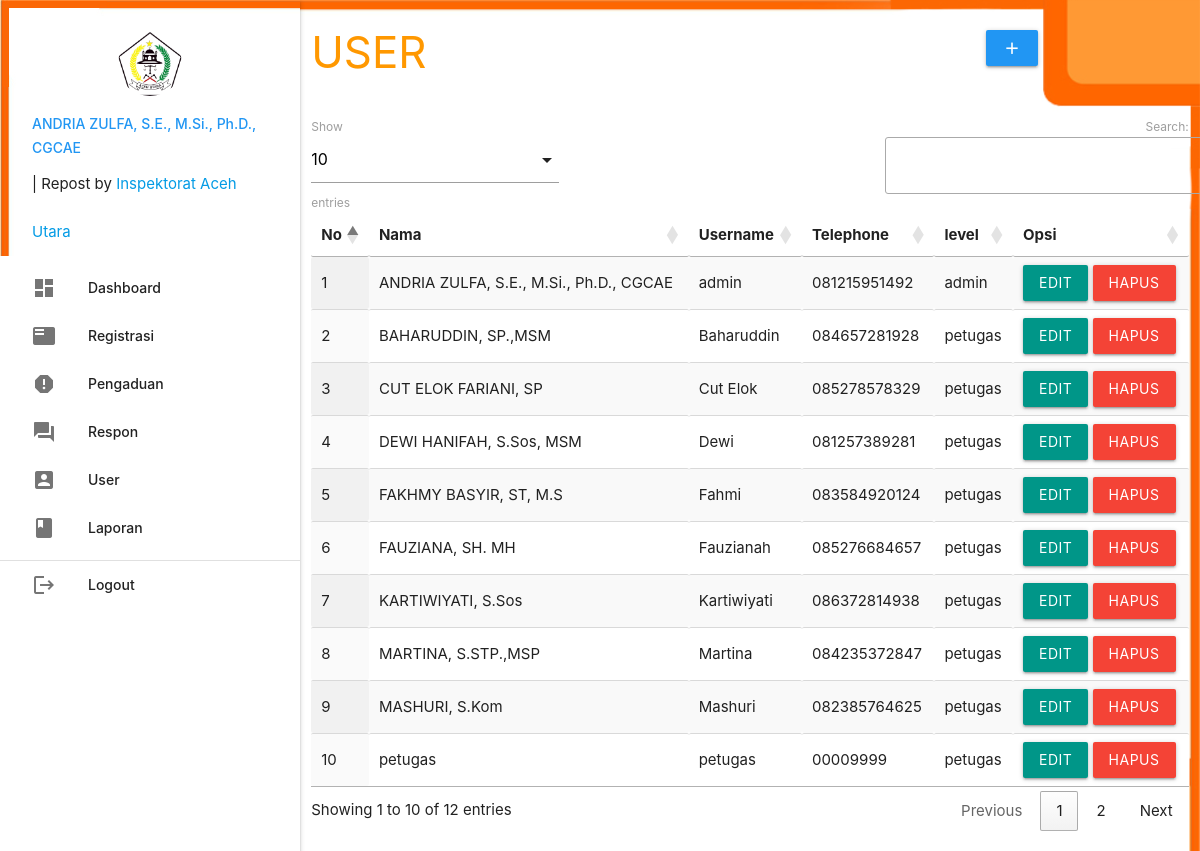
Page /admin/index.php?p=user (signed in) on the committed database.
### tables this page shows
CREATE TABLE `petugas` (
  `id_petugas` int(5) NOT NULL,
  `nama_petugas` varchar(255) NOT NULL,
  `username` varchar(30) NOT NULL,
  `password` varchar(255) NOT NULL,
  `telp_petugas` varchar(13) NOT NULL,
  `level` enum('admin','petugas') NOT NULL
);

### admin/user.php (the view, shortened to what this page needs)
       <div class="row">
         <div class="col s12 m9">
           <h3 class="orange-text">USER</h3>
         </div>
         <div class="col s12 m3">
           <div class="section"></div>
           <a class="waves-effect waves-light btn modal-trigger blue" href="#modal1"><i class="material-icons">add</i></a>
         </div>
       </div>
       <table id="example" class="display responsive-table" style="width:100%">
         <thead>
             <tr>
			<th>No</th>
			<th>Nama</th>
			<th>Username</th>
			<th>Telephone</th>
			<th>level</th>
			<th>Opsi</th>
             </tr>
         </thead>
         <tbody>
<?php
	$no=1;
	$tampil = mysqli_query($koneksi,"SELECT * FROM petugas ORDER BY nama_petugas ASC");
	while ($r=mysqli_fetch_assoc($tampil)) { ?>
	<tr>
		<td><?php echo $no++; ?></td>
		<td><?php echo $r['nama_petugas']; ?></td>
		<td><?php echo $r['username']; ?></td>
		<td><?php echo $r['telp_petugas']; ?></td>
		<td><?php echo $r['level']; ?></td>
		<td><a class="btn teal modal-trigger" href="#user_edit<?php echo $r['id_petugas'] ?>">Edit</a> <a class="red btn" onclick="return confirm('Anda Yakin Ingin Menghapus Y/N')" href="index.php?p=user_hapus&id_petugas=<?php echo $r['id_petugas'] ?>">Hapus</a></td>
	</tr>
           <?php  }
            ?>
         </tbody>
       </table>

### rows in the picture
petugas: nama_petugas "ANDRIA ZULFA, S.E., M.Si., Ph.D., CGCAE", username "admin", telp_petugas "081215951492", level "admin"
petugas: nama_petugas "BAHARUDDIN, SP.,MSM", username "Baharuddin", telp_petugas "084657281928", level "petugas"
petugas: nama_petugas "CUT ELOK FARIANI, SP", username "Cut Elok", telp_petugas "085278578329", level "petugas"
petugas: nama_petugas "DEWI HANIFAH, S.Sos, MSM", username "Dewi", telp_petugas "081257389281", level "petugas"
petugas: nama_petugas "FAKHMY BASYIR, ST, M.S", username "Fahmi", telp_petugas "083584920124", level "petugas"
petugas: nama_petugas "FAUZIANA, SH. MH", username "Fauzianah", telp_petugas "085276684657", level "petugas"
petugas: nama_petugas "KARTIWIYATI, S.Sos", username "Kartiwiyati", telp_petugas "086372814938", level "petugas"
petugas: nama_petugas "MARTINA, S.STP.,MSP", username "Martina", telp_petugas "084235372847", level "petugas"
petugas: nama_petugas "MASHURI, S.Kom", username "Mashuri", telp_petugas "082385764625", level "petugas"
petugas: nama_petugas "petugas", username "petugas", telp_petugas "00009999", level "petugas"

### other values in the picture
$_SESSION['data']['nama_petugas'] "ANDRIA ZULFA, S.E., M.Si., Ph.D., CGCAE"
